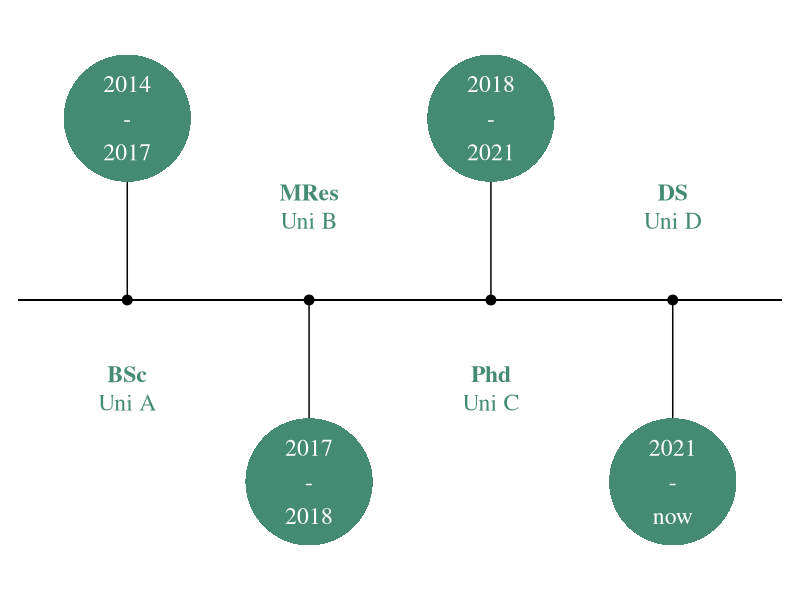

Reproduce this figure in R.
library(tidyverse)
library(ggforce)
library(ggtext)

# Assumed data
df1 <- 
  data.frame(
    start = c(2014, 2017, 2018, 2021)
    , qual = c("BSc", "MRes", "Phd", "DS" )
    , loc = paste("Uni", LETTERS[1:4])
  ) %>%  
  mutate(
    qual = factor(qual, levels = qual, ordered = TRUE)
    , lab  = paste0("**", qual, "**<br>", loc)
    , dur = paste0(start, "\n-\n", lead(start))
    , dur = stringr::str_replace(dur, "NA", "now")
  )


Plot1 <-
  ggplot(data = df1) +
  geom_segment(aes(x = -Inf, xend = Inf, y = 0, yend = 0)) +
  geom_segment(aes(x = qual, xend = qual, y = 0, yend = rep(c(0.75, -0.75), 2))) +
  geom_point(aes(x = qual, y = 0), size = 3)+
  geom_circle(aes(x0 = 1:4, y0 = rep(c(1, -1), 2), r = 0.35),
              fill = "aquamarine4",
              colour = NA)+
  geom_richtext(aes(x = qual, y = rep(c(-0.5, 0.5), 2), label = lab),
                size = 6,
                family = "serif",
                colour = "aquamarine4",
                label.colour = NA)+
  geom_text(aes(x = qual, y = rep(c(1, -1), 2), label = dur),
            colour = "white",
            size = 6,
            family = "serif") +
  ylim(-1.5, 1.5) +
  theme_void() +
  coord_fixed()

Plot1

